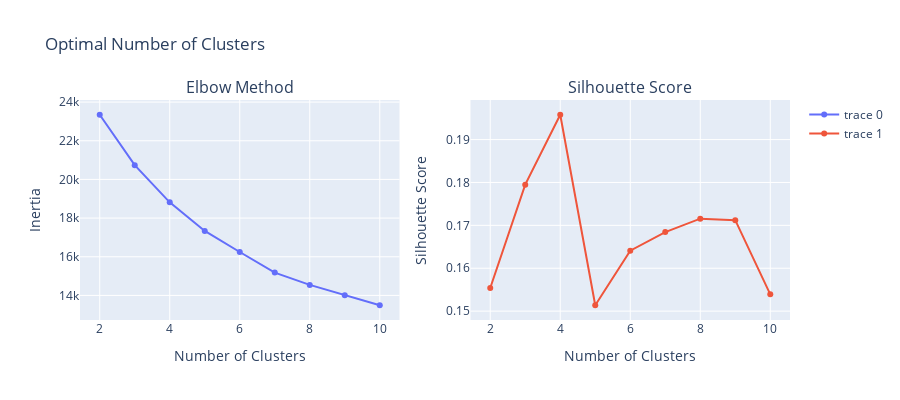

Notebook code for this chart:
### Markdown cell above
## 6. Clustering Analysis

### Code cell
# Determine optimal number of clusters using elbow method
inertias = []
silhouette_scores = []
K = range(2, 11)

for k in K:
    kmeans = KMeans(n_clusters=k, random_state=42, n_init=10)
    kmeans.fit(X_pca[:, :20])
    inertias.append(kmeans.inertia_)
    silhouette_scores.append(silhouette_score(X_pca[:, :20], kmeans.labels_))

# Plot elbow curve
fig = make_subplots(rows=1, cols=2, subplot_titles=['Elbow Method', 'Silhouette Score'])

fig.add_trace(go.Scatter(x=list(K), y=inertias, mode='lines+markers'), row=1, col=1)
fig.add_trace(go.Scatter(x=list(K), y=silhouette_scores, mode='lines+markers'), row=1, col=2)

fig.update_xaxes(title_text="Number of Clusters", row=1, col=1)
fig.update_xaxes(title_text="Number of Clusters", row=1, col=2)
fig.update_yaxes(title_text="Inertia", row=1, col=1)
fig.update_yaxes(title_text="Silhouette Score", row=1, col=2)

fig.update_layout(height=400, title_text="Optimal Number of Clusters")
fig.show()

optimal_k = K[np.argmax(silhouette_scores)]
print(f"Optimal number of clusters based on silhouette score: {optimal_k}")

### Figure 1 — Plotly figure (JSON) as saved in the notebook; plotly's stock layout.template omitted (floating-point values rounded to 4 significant figures)
{"data": [{"mode": "lines+markers", "type": "scatter", "x": [2, 3, 4, 5, 6, 7, 8, 9, 10], "xaxis": "x", "y": [23350.0, 20740.0, 18820.0, 17340.0, 16250.0, 15180.0, 14540.0, 14010.0, 13490.0], "yaxis": "y"}, {"mode": "lines+markers", "type": "scatter", "x": [2, 3, 4, 5, 6, 7, 8, 9, 10], "xaxis": "x2", "y": [0.1554, 0.1795, 0.1958, 0.1514, 0.1641, 0.1684, 0.1716, 0.1712, 0.1539], "yaxis": "y2"}], "layout": {"annotations": [{"font": {"size": 16}, "showarrow": false, "text": "Elbow Method", "x": 0.225, "xanchor": "center", "xref": "paper", "y": 1, "yanchor": "bottom", "yref": "paper"}, {"font": {"size": 16}, "showarrow": false, "text": "Silhouette Score", "x": 0.775, "xanchor": "center", "xref": "paper", "y": 1, "yanchor": "bottom", "yref": "paper"}], "height": 400, "title": {"text": "Optimal Number of Clusters"}, "xaxis": {"anchor": "y", "domain": [0, 0.45], "title": {"text": "Number of Clusters"}}, "xaxis2": {"anchor": "y2", "domain": [0.55, 1], "title": {"text": "Number of Clusters"}}, "yaxis": {"anchor": "x", "domain": [0, 1], "title": {"text": "Inertia"}}, "yaxis2": {"anchor": "x2", "domain": [0, 1], "title": {"text": "Silhouette Score"}}}}
